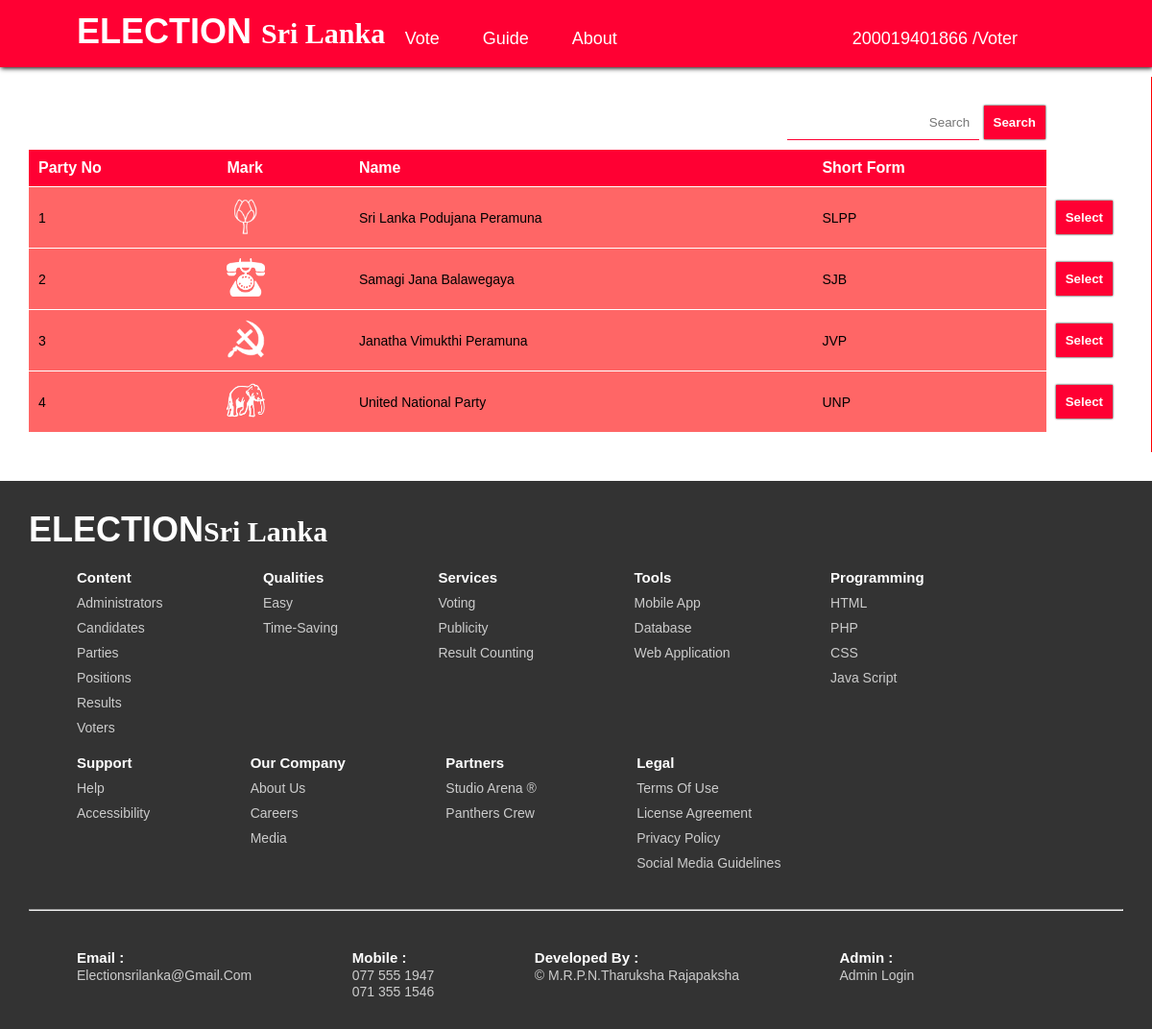
/vote.php (signed in), run on the app's committed database.
### tables this page shows
CREATE TABLE `voter` (
  `voter_nic` varchar(15) NOT NULL,
  `voter_name` varchar(45) NOT NULL,
  `voter_contact_no` varchar(10) NOT NULL,
  `voter_city` varchar(45) NOT NULL,
  `voter_password` varchar(45) NOT NULL,
  `voter_status` tinyint NOT NULL DEFAULT '1',
  PRIMARY KEY (`voter_nic`),
  UNIQUE KEY `voter_nic_UNIQUE` (`voter_nic`)
);

CREATE TABLE `party` (
  `party_no` int NOT NULL AUTO_INCREMENT,
  `party_mark` varchar(200) NOT NULL,
  `party_name` varchar(100) NOT NULL,
  `party_name_short_form` varchar(20) NOT NULL,
  `party_votes` int NOT NULL,
  `party_status` tinyint NOT NULL DEFAULT '1',
  PRIMARY KEY (`party_no`),
  UNIQUE KEY `party_no_UNIQUE` (`party_no`),
  UNIQUE KEY `party_name_UNIQUE` (`party_name`)
);

### vote.php (the view, shortened to what this page needs)
<!DOCTYPE html>
<html>
    <head>
        <link rel="stylesheet" type="text/css" href="css/vote_style.css"/>
    </head>
    <?php
    $keywordParty = "";
    ?>
    <body onload="header();">
        <?php
        include './header.php';
        ?>
        <div class="vote-container">
            <div class="column party-column">
                <form method="get" action="vote.php">
                    <input type="text" name="searchParty" id="searchParty" value="<?php echo $keywordParty; ?>" placeholder="Search"/>
                    <button>Search</button>
                </form>
                <table>
                    <tr>
                        <th>Party No</th>
                        <th>Mark</th>
                        <th>Name</th>
                        <th>Short Form</th>
                    </tr>
                    <?php
                    $query = "SELECT * FROM party WHERE (party_no LIKE '%" . $keywordParty . "%' OR party_name LIKE '%" . $keywordParty . "%' "
                            . "OR party_name_short_form LIKE '%" . $keywordParty . "%') AND party_status = '1'";
                    $result = $connection->query($query);
                    if ($result->num_rows > 0) {
                        while ($row = $result->fetch_assoc()) {
                            ?>
                            <tr class="vote-content">
                                <td><?php echo $row["party_no"]; ?></td>
                                <td><img src="img/<?php echo $row["party_mark"]; ?>"/></td>
                                <td><?php echo $row["party_name"]; ?></td>
                                <td><?php echo $row["party_name_short_form"]; ?></td>
                                <td class="select"><a href="vote.php?partyNo=<?php echo $row["party_no"]; ?>&searchParty=<?php echo $keywordParty; ?>"><button>Select</button></a></td>
                            </tr>
                            <?php
                        }
                    }
                    ?>
                </table>
            </div>
        </div>
        <?php include './footer.php'; ?>
    </body>
</html>

### header.php (shortened to what this page needs)
<!DOCTYPE html>
<?php
include './action/db_connection.php';
$activeNic = "Login";
if (isset($_SESSION["voter_is_login"]) && isset($_SESSION["activeVoterNic"]) && $_SESSION["voter_is_login"] == true) {
    $activeVoterNic = $_SESSION["activeVoterNic"];
    $query = "SELECT * FROM voter WHERE voter_nic = '" . $activeVoterNic . "'";
    $result = $connection->query($query);
    if ($result->num_rows > 0) {
        $row = $result->fetch_assoc();
        $activeNic = $row["voter_nic"];
    }
}
?>
<html>
    <head>
        <link rel="stylesheet" type="text/css" href="css/headerfooter_style.css"/>
    </head>
    <body>
        <header>
            <nav>
                <div class="header-container">
                    <p><a href="index.php">ELECTION <span>Sri Lanka</span></a></p>
                    <ul>
                        <li><a href="vote.php">Vote</a></li>
                        <li><a href="guide.php">Guide</a></li>
                        <li><a href="about.php">About</a></li>
                        <span>
                            <?php
                            if (isset($_SESSION["voter_is_login"])) {
                                if ($_SESSION["voter_is_login"] == true) {
                                    ?>
                                    <li class="account"><?php echo $activeNic; ?>&nbsp;/Voter
                                    </li>
                                    <?php
                                } else {
                                    ?>
                                    <li onclick="togglevoterregpopup();">Register</li>
                                    <li class="account" onclick="togglevoterloginpopup();"><?php echo $activeNic; ?></li>
                                    <?php
                                }
                            } else {
                                ?>
                                <li onclick="togglevoterregpopup();">Register</li>
                                <li class="account" onclick="togglevoterloginpopup();"><?php echo $activeNic; ?></li>
                                    <?php
                                }
                                ?>
                        </span>
                    </ul>
                </div>
            </nav>
        </header>
        <?php
        include './voter_registration.php';
        include './voter_login.php';
        include './voter_profile.php';
        ?>
    </body>
</html>

### voter_registration.php (shortened to what this page needs)
<!DOCTYPE html>
<html>
    <head>
        <link rel="stylesheet" type="text/css" href="css/registration_style.css"/>
    </head>
    <body>
    </body>
</html>

### voter_login.php (shortened to what this page needs)
<!DOCTYPE html>
<html>
    <head>
        <link rel="stylesheet" type="text/css" href="css/login_style.css"/>
    </head>
    <body>
    </body>
</html>

### voter_profile.php (shortened to what this page needs)
<!DOCTYPE html>
<html>
    <head>
        <link rel="stylesheet" type="text/css" href="css/registration_style.css"/>
    </head>
    <body>
            <?php include './voter_password_change.php'; ?>
    </body>
</html>

### voter_password_change.php (shortened to what this page needs)
<!DOCTYPE html>
<html>
    <head>
        <link rel="stylesheet" type="text/css" href="css/registration_style.css"/>
    </head>
    <body>
    </body>
</html>

### footer.php (shortened to what this page needs)
<!DOCTYPE html>
<html>
    <head>
        <link rel="stylesheet" type="text/css" href="css/headerfooter_style.css"/>
    </head>
    <body>
       <footer>
           <p><a href="index.php">ELECTION<span>Sri Lanka</span></a></p>
            <div class="footer-container">
                <dl>
                    <dt>Content</dt>
                    <dd onclick="toggleadminloginpopup();">Administrators</dd>
                    <dd>Candidates</dd>
                    <dd>Parties</dd>
                    <dd>Positions</dd>
                    <dd>Results</dd>
                    <dd onclick="togglevoterloginpopup();">Voters</dd>
                </dl>
                <dl>
                    <dt>Qualities</dt>
                    <dd>Easy</dd>
                    <dd>Time-Saving</dd>
                </dl>
                <dl>
                    <dt>Services</dt>
                    <dd>Voting</dd>
                    <dd>Publicity</dd>
                    <dd>Result Counting</dd>
                </dl>
                <dl>
                    <dt>Tools</dt>
                    <dd>Mobile App</dd>
                    <dd>Database</dd>
                    <dd>Web Application</dd>
                </dl>
                <dl>
                    <dt>Programming</dt>
                    <dd>HTML</dd>
                    <dd>PHP</dd>
                    <dd>CSS</dd>
                    <dd>Java Script</dd>
                </dl>
                <dl>
                    <dt>Support</dt>
                    <dd>Help</dd>
                    <dd>Accessibility</dd>
                </dl>
                <dl>
                    <dt>Our Company</dt>
                    <dd>About us</dd>
                    <dd>Careers</dd>
                    <dd>Media</dd>
                </dl>
                <dl>
                    <dt>Partners</dt>
                    <dd>Studio Arena&nbsp&reg;</dd>
                    <dd>Panthers Crew</dd>
                </dl>
                <dl>
                    <dt>Legal</dt>
                    <dd>Terms of use</dd>
                    <dd>License agreement</dd>
                    <dd>Privacy policy</dd>
                    <dd>Social Media Guidelines</dd>
                </dl>
            </div>
            <hr/>
            <div class="footer-contact">
                <dl>
                    <dt>Email :</dt>
                    <dd>electionsrilanka@gmail.com</dd>
                </dl>
                <dl>
                    <dt>Mobile :</dt>
                    <dd>077 555 1947</dd>
                    <dd>071 355 1546</dd>
                </dl>
                <dl>
                    <dt>Developed By :</dt>
                    <dd>&COPY;&nbsp;M.R.P.N.Tharuksha Rajapaksha</dd>
                </dl>
                <dl>
                    <dt>Admin :</dt>
                    <dd onclick="toggleadminloginpopup();">Admin Login</dd>
                </dl>
            </div>
        </footer>
        <?php include './admin_login.php'; ?>
    </body>
</html>

### admin_login.php (shortened to what this page needs)
<!DOCTYPE html>
<html>
    <head>
        <link rel="stylesheet" type="text/css" href="css/login_style.css"/>
    </head>
    <body>
    </body>
</html>

### css/vote_style.css (style rules this page uses)
.vote-container { width: 100%; height: 100%; top: 80px; display: flex; margin-bottom: 60px; }
.vote-container .column { flex: 50%; height: 100%; padding: 30px; }
.vote-container .party-column { border-right: 1px solid red; }
.vote-container button { color: white; font-weight: bold; padding: 10px; background-color: #ff0033; border: none; outline: none; box-shadow: 0px 0px 2px #000000; cursor: pointer; }
.vote-container .party-column form { right: 80px; float: right; }
.vote-container form input { width: 200px; padding: 10px; text-align: right; border: none; border-bottom: 1px solid #ff0033; outline: none; }
.vote-container table { width: 100%; top: 10px; border-collapse: collapse; }
.vote-container table tr { border-bottom: 1px solid white; }
.vote-container table tr th { color: white; text-align: left; padding: 10px; background-color: #ff0033; }
.vote-content td { padding: 10px; font-size: 14px; text-align: left; text-transform: none; background-color: #ff6666; }
.vote-content td img { width: 40px; height: 40px; }
.vote-content .select { width: 10px; background-color: white; }

### css/headerfooter_style.css (style rules this page uses)
* { margin: 0; padding: 0; font-family: "Arial"; text-transform: capitalize; position: relative; box-sizing: border-box; }
header { width: 100%; height: 100px; position: fixed; font-size: 18px; padding: 20px 0; background-color: transparent; z-index: 799; transition: 0.5s; }
.header-next { width: 100%; height: 70px; position: fixed; font-size: 18px; padding: 0; background-color: #ff0033; box-shadow: 1px 1px 5px #000000; z-index: 799; }
.header-container p { top: 12px; left: 80px; position: absolute; color: white; font-size: 36px; font-weight: bold; font-family: "Calibri"; }
.header-container p span { font-size: 30px; font-family: "Calibri"; }
.header-container ul { top: 30px; right: 120px; list-style: none; float: right; }
.header-container ul span { margin-left: 200px; }
.header-container ul li { display: inline-block; margin: auto 20px; color: white; text-transform: none; cursor: pointer; }
.header-container a { color: white; text-decoration: none; cursor: pointer; }
footer { width: 100%; height: 100%; top: 50px; padding: 30px; color: white; background-color: #333333; }
footer p { font-size: 36px; font-weight: bold; font-family: "Calibri"; }
footer p span { font-size: 30px; font-family: "Calibri"; }
.footer-container { top: 10px; }
.footer-container dl { margin: 0 50px; display: inline-table; }
.footer-container dl dt { margin: 10px 0; font-size: 15px; font-weight: bold; }
.footer-container dl dd { margin: 10px 0; color: #cccccc; font-size: 14px; cursor: pointer; }
footer a { color: white; text-decoration: none; }
footer hr { width: 100%; margin: 40px 0; background-color: white; }
.footer-contact dl { margin: 0 50px; display: inline-table; }
.footer-contact dl dt { margin-bottom: 2px; font-size: 15px; font-weight: bold; }
.footer-contact dl dd { margin: 1px 0; color: #cccccc; font-size: 14px; cursor: pointer; }

### data on the page
voter: voter_nic "200019401866"
party: party_no "1", party_mark (picture), party_name "Sri Lanka Podujana Peramuna", party_name_short_form "SLPP"
party: party_no "2", party_mark (picture), party_name "Samagi Jana Balawegaya", party_name_short_form "SJB"
party: party_no "3", party_mark (picture), party_name "Janatha Vimukthi Peramuna", party_name_short_form "JVP"
party: party_no "4", party_mark (picture), party_name "United National Party", party_name_short_form "UNP"
